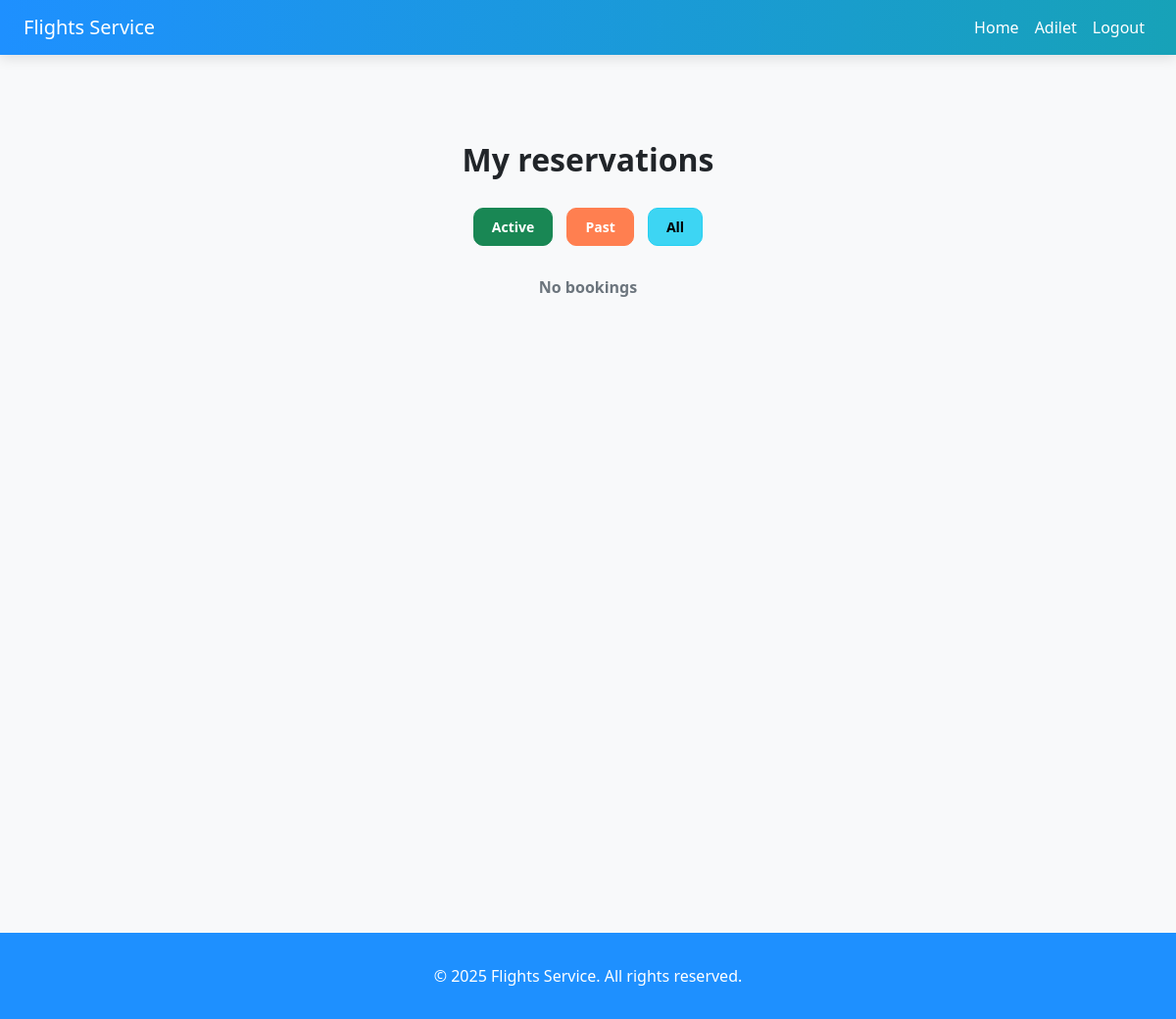
The app's page /bookings/ (signed in), older data.
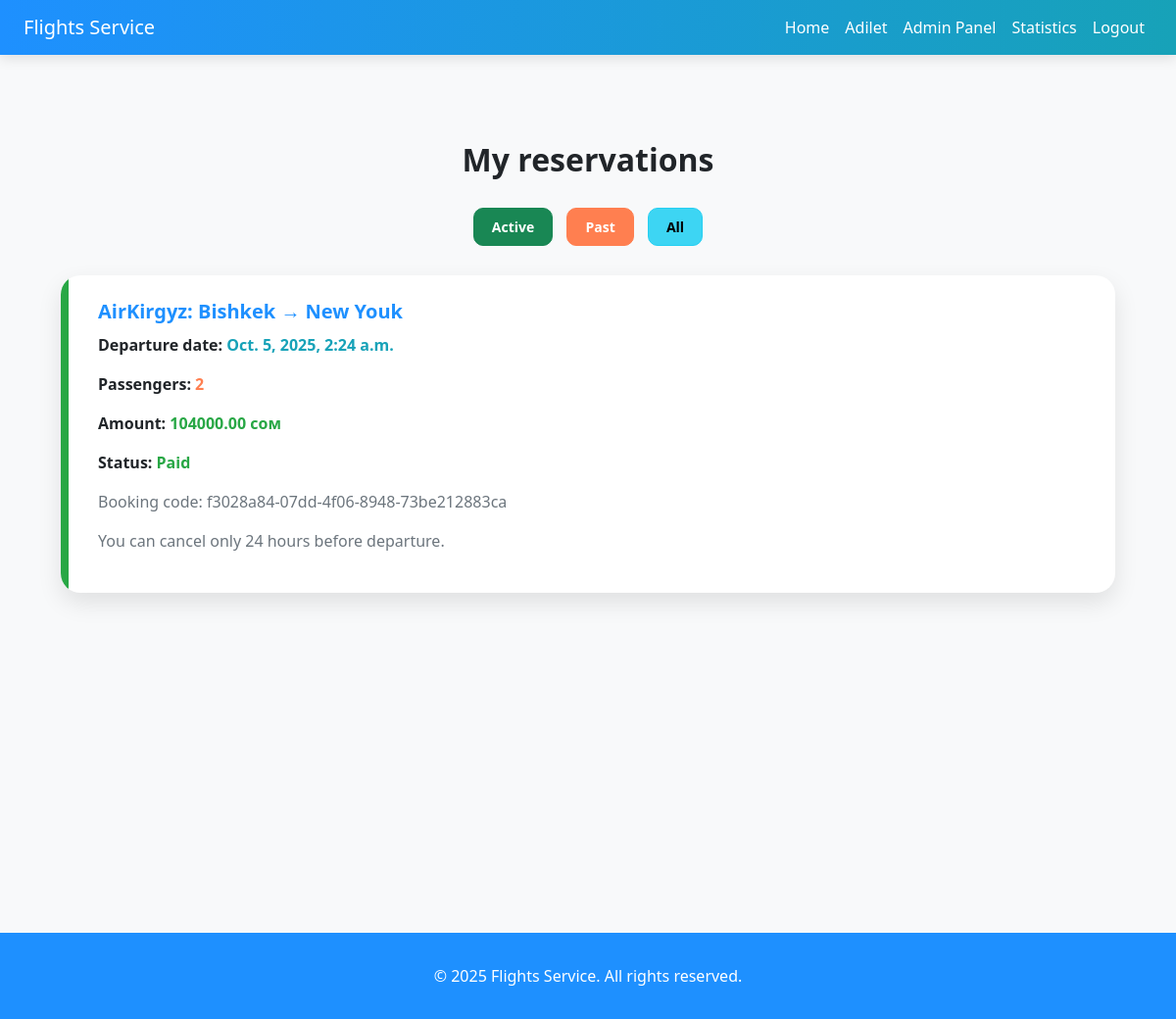
The same page, newer data.
### flights/models.py (models this page shows, shortened)
class User(AbstractUser):
    is_manager = models.BooleanField(default=False)
    ROLE_CHOICES = [
        ("admin", "Admin"),
        ("manager", "Manager"),
        ("customer", "Customer"),
    ]
    role = models.CharField(max_length=20, choices=ROLE_CHOICES, default="customer")

class Booking(models.Model):
    STATUS_CHOICES = [
        ("PENDING", "Pending"),
        ("PAID", "Paid"),
        ("CANCELED", "Canceled"),
        ("REFUNDED", "Refunded"),
    ]
    user = models.ForeignKey(User, on_delete=models.CASCADE, related_name="bookings")
    flight = models.ForeignKey(Flight, on_delete=models.CASCADE, related_name="bookings")
    passengers_count = models.PositiveIntegerField()
    total_price = models.DecimalField(max_digits=10, decimal_places=2)
    status = models.CharField(max_length=20, choices=STATUS_CHOICES, default="PENDING")
    confirmation_id = models.UUIDField(default=uuid.uuid4, editable=False, unique=True)
    created_at = models.DateTimeField(auto_now_add=True)
    paid_at = models.DateTimeField(null=True, blank=True)
    notification_sent = models.BooleanField(default=False)

class Flight(models.Model):
    company = models.ForeignKey(Company, on_delete=models.CASCADE, related_name="flights")
    origin = models.CharField(max_length=100)
    destination = models.CharField(max_length=100)
    departure_time = models.DateTimeField()
    arrival_time = models.DateTimeField()
    duration = models.DurationField()
    stops = models.PositiveIntegerField(default=0)
    price = models.DecimalField(max_digits=10, decimal_places=2)
    seats_total = models.PositiveIntegerField()
    seats_available = models.PositiveIntegerField()
    is_active = models.BooleanField(default=True)
    ECONOMY = 'economy'
    COMFORT = 'comfort'
    BUSINESS = 'business'
    FLIGHT_CLASSES = [
        (ECONOMY, 'Economy'),
        (COMFORT, 'Comfort'),
        (BUSINESS, 'Business'),
    ]
    flight_class = models.CharField(max_length=10, choices=FLIGHT_CLASSES, default=ECONOMY)
    return_flight = models.ForeignKey(
        'self', null=True, blank=True, on_delete=models.SET_NULL, related_name='return_of'
    )

class Company(models.Model):
    name = models.CharField(max_length=255)
    managers = models.ManyToManyField(User, related_name="companies")

### flights/views.py (the view)
# urls.py: path('bookings/', views.user_bookings, name='user_bookings'),
@login_required
def user_bookings(request):
    user = request.user
    bookings = Booking.objects.filter(user=user).select_related('flight')
    now = timezone.localtime()
    status_filter = request.GET.get("status")
    if status_filter == "active":
        bookings = bookings.filter(status__in=['PENDING', 'PAID'], flight__departure_time__gte=now)
    elif status_filter == "past":
        bookings = bookings.filter(flight__departure_time__lt=now)
    for booking in bookings:
        departure = booking.flight.departure_time
        if timezone.is_naive(departure):
            departure = timezone.make_aware(departure, timezone.get_current_timezone())
        booking.departure_str = departure.strftime("%d:%m:%Y %H:%M")
        booking.can_cancel = (departure - now) > timedelta(hours=24) and booking.status in ['PENDING', 'PAID']
    context = {
        'bookings': bookings,
        'status_filter': status_filter
    }
    return render(request, 'flights/user_bookings.html', context)

### templates/flights/user_bookings.html (shortened to what this page needs)
{% extends "base.html" %}
{% block content %}
<div style="background-color: #F8F9FA; min-height: 100vh; padding: 40px 20px;">
    <h2 style="color: #212529; font-weight: 700; text-align:center; margin-bottom: 30px;">My reservations</h2>
    <div style="text-align:center; margin-bottom: 30px;">
        <a href="?status=active" class="btn btn-success btn-sm {% if status_filter == 'active' %}active{% endif %}"
            style="margin: 0 5px; border-radius: 10px; font-weight:600; padding:8px 18px;">Active</a>
        <a href="?status=past" class="btn btn-secondary btn-sm {% if status_filter == 'past' %}active{% endif %}"
            style="margin: 0 5px; border-radius: 10px; font-weight:600; padding:8px 18px;">Past</a>
        <a href="{% url 'user_bookings' %}" class="btn btn-info btn-sm {% if not status_filter %}active{% endif %}"
            style="margin: 0 5px; border-radius: 10px; font-weight:600; padding:8px 18px;">All</a>
    </div>
    {% for booking in bookings %}
    <div style="
        background: white;
        border-radius: 20px;
        box-shadow: 0 10px 25px rgba(0,0,0,0.1);
        margin-bottom: 25px;
        overflow: hidden;
        transition: transform 0.3s ease;
    " onmouseover="this.style.transform='translateY(-5px)';" onmouseout="this.style.transform='translateY(0)';">
        <div style="padding: 25px 30px; border-left: 8px solid {% if booking.status in 'PENDING,PAID' %}#28A745{% else %}#DC3545{% endif %};">
            <h5 style="color: #1E90FF; font-weight: 700; margin-bottom: 10px;">
                {{ booking.flight.company.name }}: {{ booking.flight.origin }} → {{ booking.flight.destination }}
            </h5>
            <p style="color:#212529; font-weight:600;">Departure date: <span style="color:#17A2B8;">{{ booking.flight.departure_time }}</span></p>
            <p style="color:#212529; font-weight:600;">Passengers: <span style="color:#FF7F50;">{{ booking.passengers_count }}</span></p>
            <p style="color:#212529; font-weight:600;">Amount: <span style="color:#28A745;">{{ booking.total_price }} сом</span></p>
            <p style="color:#212529; font-weight:600;">Status:
                <span style="color:{% if booking.status == 'PAID' %}#28A745{% elif booking.status == 'CANCELLED' %}#DC3545{% else %}#17A2B8{% endif %};">
                    {{ booking.get_status_display }}
                </span>
            </p>
            <p style="color:#6C757D; font-weight:500;">Booking code: {{ booking.confirmation_id }}</p>
            {% if booking.status == "PENDING" or booking.status == "PAID" %}
                {% if booking.can_cancel %}
                    <form method="post" action="{% url 'cancel_booking' booking.id %}" style="margin-top:15px;" onsubmit="return confirm('Are you sure you want to cancel your reservation?');">
                        {% csrf_token %}
                        <button type="submit" style="
                            background: linear-gradient(135deg, #FF7F50, #FF6347);
                            border:none;
                            color:white;
                            padding:10px 20px;
                            border-radius:12px;
                            font-weight:600;
                            cursor:pointer;
                            transition: transform 0.3s ease, box-shadow 0.3s ease;
                        " onmouseover="this.style.transform='scale(1.05)'; this.style.boxShadow='0 8px 20px rgba(0,0,0,0.2)';"
                        onmouseout="this.style.transform='scale(1)'; this.style.boxShadow='0 4px 10px rgba(0,0,0,0.1)';">
                            Cancel
                        </button>
                    </form>
                {% else %}
                    <p style="color:#6C757D; margin-top:15px;">You can cancel only 24 hours before departure.</p>
                {% endif %}
            {% endif %}
        </div>
    </div>
    {% empty %}
    <p style="text-align:center; color:#6C757D; font-weight:600;">No bookings</p>
    {% endfor %}
</div>
{% endblock %}

### templates/base.html (shortened to what this page needs)
<!DOCTYPE html>
<html lang="ru">
<head>
    <link href="https://cdn.jsdelivr.net/npm/bootstrap@5.3.2/dist/css/bootstrap.min.css" rel="stylesheet">
</head>
<body>
<nav class="navbar navbar-expand-lg navbar-dark px-4">
    <a class="navbar-brand" href="{% url 'landing' %}">Flights Service</a>
    <div class="collapse navbar-collapse">
        <ul class="navbar-nav ms-auto">
            <li class="nav-item"><a class="nav-link" href="{% url 'landing' %}">Home</a></li>
            {% if user.is_authenticated %}
                <li class="nav-item"><a class="nav-link" href="{% url 'user_bookings' %}">{{ user.username }}</a></li>
                {% if user.is_superuser %}
                    <li class="nav-item">
                        <a class="btn btn-warning nav-link text-dark" href="{% url 'admin:index' %}">Admin Panel</a>
                    </li>
                    <li class="nav-item">
                        <a class="btn btn-success nav-link text-dark" href="{% url 'statistics' %}">Statistics</a>
                    </li>
                {% elif user.is_manager %}
                    <li class="nav-item"><a class="btn btn-info nav-link text-dark" href="{% url 'manager_dashboard' %}">Manager Panel</a></li>
                {% endif %}
                <li class="nav-item"><a class="nav-link" href="{% url 'logout' %}">Logout</a></li>
            {% else %}
                <li class="nav-item"><a class="nav-link" href="{% url 'login' %}">Login</a></li>
                <li class="nav-item"><a class="nav-link" href="{% url 'register' %}">Register</a></li>
            {% endif %}
        </ul>
    </div>
</nav>
<div class="container my-5">
    {% block content %}
    {% endblock %}
</div>
<footer>
    &copy; 2025 Flights Service. All rights reserved.
</footer>
</body>
</html>

### templates/base.html (style rules this page uses)
:root { --primary: #1E90FF; --secondary: #FF7F50; --bg: #F8F9FA; --text-primary: #212529; --text-secondary: #6C757D; --error: #DC3545; --success: #28A745; --info: #17A2B8; --neutral: #E9ECEF; }
body { background-color: var(--bg); color: var(--text-primary); font-family: 'Segoe UI', Tahoma, Geneva, Verdana, sans-serif; }
.navbar { background: linear-gradient(90deg, var(--primary), var(--info)); box-shadow: 0 4px 12px rgba(0,0,0,0.1); }
.nav-link, .navbar-brand { color: white !important; font-weight: 500; transition: color 0.3s; }
.btn-secondary { background-color: var(--secondary); border-color: var(--secondary); }
h1, h2, h3, h4 { color: var(--text-primary); font-weight: 700; }
a { transition: color 0.3s; }
footer { background-color: var(--primary); color: white; padding: 2rem 0; text-align: center; }

Row changes from the older to the newer data that the page shows:
changed User "Adilet": is_superuser False → True (drawn)
added Booking: flight.company.name "AirKirgyz", flight.origin "Bishkek", flight.destination "New Youk", flight.departure_time "Oct. 5, 2025, 2:24 a.m.", passengers_count "2", total_price "104000.00", status "Paid", confirmation_id "f3028a84-07dd-4f06-8948-73be212883ca", shows "You can cancel only 24 hours before departure."
Text that changed along with them:
text no longer shown: "No bookings"
text now shown: "Admin Panel Statistics"
